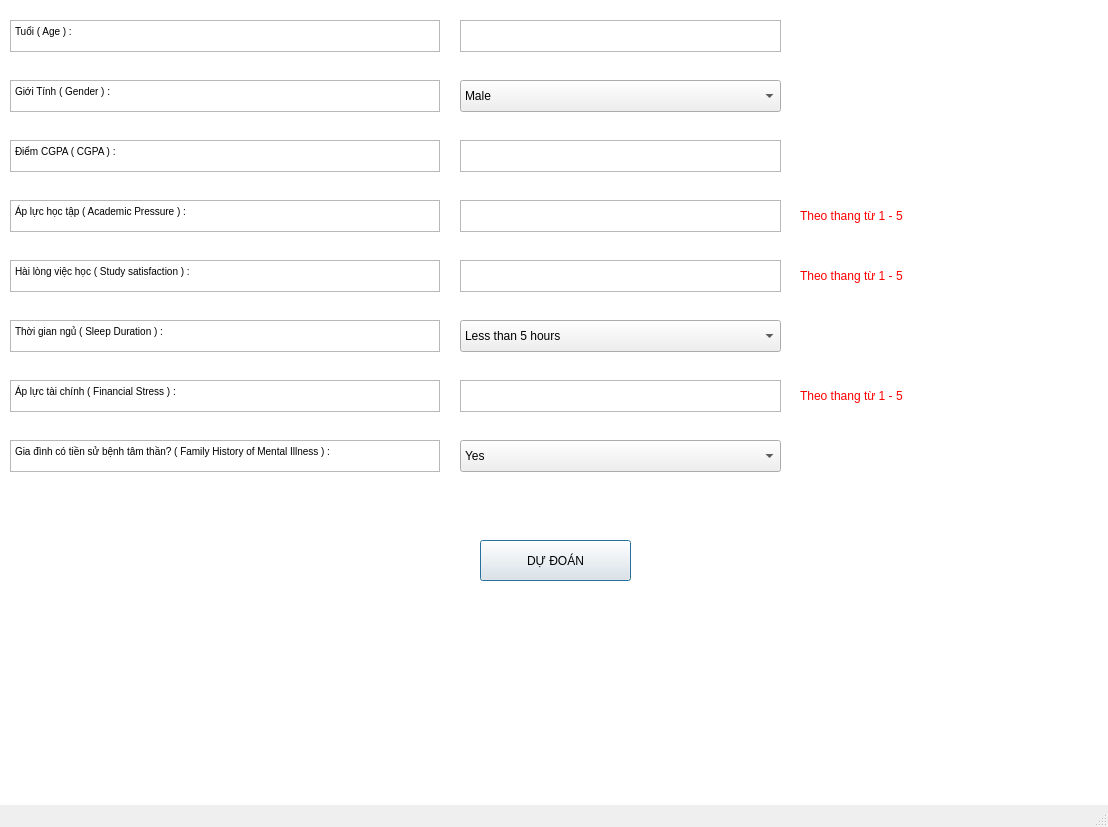
<?xml version="1.0" encoding="UTF-8"?>
<ui version="4.0">
 <class>MainWindow</class>
 <widget class="QMainWindow" name="MainWindow">
  <property name="geometry">
   <rect>
    <x>0</x>
    <y>0</y>
    <width>1108</width>
    <height>827</height>
   </rect>
  </property>
  <property name="windowTitle">
   <string> Depression Prediction</string>
  </property>
  <property name="autoFillBackground">
   <bool>false</bool>
  </property>
  <widget class="QWidget" name="centralwidget">
   <widget class="QTextEdit" name="textEdit">
    <property name="geometry">
     <rect>
      <x>460</x>
      <y>20</y>
      <width>321</width>
      <height>32</height>
     </rect>
    </property>
   </widget>
   <widget class="QTextEdit" name="textEdit_3">
    <property name="geometry">
     <rect>
      <x>460</x>
      <y>140</y>
      <width>321</width>
      <height>32</height>
     </rect>
    </property>
   </widget>
   <widget class="QTextEdit" name="textEdit_4">
    <property name="geometry">
     <rect>
      <x>460</x>
      <y>200</y>
      <width>321</width>
      <height>32</height>
     </rect>
    </property>
   </widget>
   <widget class="QTextEdit" name="textEdit_5">
    <property name="geometry">
     <rect>
      <x>460</x>
      <y>260</y>
      <width>321</width>
      <height>32</height>
     </rect>
    </property>
   </widget>
   <widget class="QTextBrowser" name="textBrowser">
    <property name="geometry">
     <rect>
      <x>10</x>
      <y>20</y>
      <width>430</width>
      <height>32</height>
     </rect>
    </property>
    <property name="html">
     <string>&lt;!DOCTYPE HTML PUBLIC &quot;-//W3C//DTD HTML 4.0//EN&quot; &quot;http://www.w3.org/TR/REC-html40/strict.dtd&quot;&gt;
&lt;html&gt;&lt;head&gt;&lt;meta name=&quot;qrichtext&quot; content=&quot;1&quot; /&gt;&lt;style type=&quot;text/css&quot;&gt;
p, li { white-space: pre-wrap; }
&lt;/style&gt;&lt;/head&gt;&lt;body style=&quot; font-family:'MS Shell Dlg 2'; font-size:7.8pt; font-weight:400; font-style:normal;&quot;&gt;
&lt;p style=&quot; margin-top:0px; margin-bottom:0px; margin-left:0px; margin-right:0px; -qt-block-indent:0; text-indent:0px;&quot;&gt;Tuổi ( Age ) :&lt;/p&gt;&lt;/body&gt;&lt;/html&gt;</string>
    </property>
   </widget>
   <widget class="QGraphicsView" name="graphicsView">
    <property name="geometry">
     <rect>
      <x>-30</x>
      <y>-40</y>
      <width>1151</width>
      <height>881</height>
     </rect>
    </property>
   </widget>
   <widget class="QTextBrowser" name="textBrowser_2">
    <property name="geometry">
     <rect>
      <x>10</x>
      <y>80</y>
      <width>430</width>
      <height>32</height>
     </rect>
    </property>
    <property name="html">
     <string>&lt;!DOCTYPE HTML PUBLIC &quot;-//W3C//DTD HTML 4.0//EN&quot; &quot;http://www.w3.org/TR/REC-html40/strict.dtd&quot;&gt;
&lt;html&gt;&lt;head&gt;&lt;meta name=&quot;qrichtext&quot; content=&quot;1&quot; /&gt;&lt;style type=&quot;text/css&quot;&gt;
p, li { white-space: pre-wrap; }
&lt;/style&gt;&lt;/head&gt;&lt;body style=&quot; font-family:'MS Shell Dlg 2'; font-size:7.8pt; font-weight:400; font-style:normal;&quot;&gt;
&lt;p style=&quot; margin-top:0px; margin-bottom:0px; margin-left:0px; margin-right:0px; -qt-block-indent:0; text-indent:0px;&quot;&gt;Giới Tính ( Gender ) :&lt;/p&gt;&lt;/body&gt;&lt;/html&gt;</string>
    </property>
   </widget>
   <widget class="QTextBrowser" name="textBrowser_3">
    <property name="geometry">
     <rect>
      <x>10</x>
      <y>140</y>
      <width>430</width>
      <height>32</height>
     </rect>
    </property>
    <property name="html">
     <string>&lt;!DOCTYPE HTML PUBLIC &quot;-//W3C//DTD HTML 4.0//EN&quot; &quot;http://www.w3.org/TR/REC-html40/strict.dtd&quot;&gt;
&lt;html&gt;&lt;head&gt;&lt;meta name=&quot;qrichtext&quot; content=&quot;1&quot; /&gt;&lt;style type=&quot;text/css&quot;&gt;
p, li { white-space: pre-wrap; }
&lt;/style&gt;&lt;/head&gt;&lt;body style=&quot; font-family:'MS Shell Dlg 2'; font-size:7.8pt; font-weight:400; font-style:normal;&quot;&gt;
&lt;p style=&quot; margin-top:0px; margin-bottom:0px; margin-left:0px; margin-right:0px; -qt-block-indent:0; text-indent:0px;&quot;&gt;Điểm CGPA ( CGPA ) :&lt;/p&gt;&lt;/body&gt;&lt;/html&gt;</string>
    </property>
   </widget>
   <widget class="QTextBrowser" name="textBrowser_4">
    <property name="geometry">
     <rect>
      <x>10</x>
      <y>200</y>
      <width>430</width>
      <height>32</height>
     </rect>
    </property>
    <property name="html">
     <string>&lt;!DOCTYPE HTML PUBLIC &quot;-//W3C//DTD HTML 4.0//EN&quot; &quot;http://www.w3.org/TR/REC-html40/strict.dtd&quot;&gt;
&lt;html&gt;&lt;head&gt;&lt;meta name=&quot;qrichtext&quot; content=&quot;1&quot; /&gt;&lt;style type=&quot;text/css&quot;&gt;
p, li { white-space: pre-wrap; }
&lt;/style&gt;&lt;/head&gt;&lt;body style=&quot; font-family:'MS Shell Dlg 2'; font-size:7.8pt; font-weight:400; font-style:normal;&quot;&gt;
&lt;p style=&quot; margin-top:0px; margin-bottom:0px; margin-left:0px; margin-right:0px; -qt-block-indent:0; text-indent:0px;&quot;&gt;Áp lực học tập ( Academic Pressure ) :&lt;/p&gt;&lt;/body&gt;&lt;/html&gt;</string>
    </property>
   </widget>
   <widget class="QTextBrowser" name="textBrowser_5">
    <property name="geometry">
     <rect>
      <x>10</x>
      <y>260</y>
      <width>430</width>
      <height>32</height>
     </rect>
    </property>
    <property name="html">
     <string>&lt;!DOCTYPE HTML PUBLIC &quot;-//W3C//DTD HTML 4.0//EN&quot; &quot;http://www.w3.org/TR/REC-html40/strict.dtd&quot;&gt;
&lt;html&gt;&lt;head&gt;&lt;meta name=&quot;qrichtext&quot; content=&quot;1&quot; /&gt;&lt;style type=&quot;text/css&quot;&gt;
p, li { white-space: pre-wrap; }
&lt;/style&gt;&lt;/head&gt;&lt;body style=&quot; font-family:'MS Shell Dlg 2'; font-size:7.8pt; font-weight:400; font-style:normal;&quot;&gt;
&lt;p style=&quot; margin-top:0px; margin-bottom:0px; margin-left:0px; margin-right:0px; -qt-block-indent:0; text-indent:0px;&quot;&gt;Hài lòng việc học ( Study satisfaction ) :&lt;/p&gt;&lt;/body&gt;&lt;/html&gt;</string>
    </property>
   </widget>
   <widget class="QTextEdit" name="textEdit_7">
    <property name="geometry">
     <rect>
      <x>460</x>
      <y>380</y>
      <width>321</width>
      <height>32</height>
     </rect>
    </property>
   </widget>
   <widget class="QTextBrowser" name="textBrowser_6">
    <property name="geometry">
     <rect>
      <x>10</x>
      <y>320</y>
      <width>430</width>
      <height>32</height>
     </rect>
    </property>
    <property name="html">
     <string>&lt;!DOCTYPE HTML PUBLIC &quot;-//W3C//DTD HTML 4.0//EN&quot; &quot;http://www.w3.org/TR/REC-html40/strict.dtd&quot;&gt;
&lt;html&gt;&lt;head&gt;&lt;meta name=&quot;qrichtext&quot; content=&quot;1&quot; /&gt;&lt;style type=&quot;text/css&quot;&gt;
p, li { white-space: pre-wrap; }
&lt;/style&gt;&lt;/head&gt;&lt;body style=&quot; font-family:'MS Shell Dlg 2'; font-size:7.8pt; font-weight:400; font-style:normal;&quot;&gt;
&lt;p style=&quot; margin-top:0px; margin-bottom:0px; margin-left:0px; margin-right:0px; -qt-block-indent:0; text-indent:0px;&quot;&gt;Thời gian ngủ ( Sleep Duration ) :&lt;/p&gt;&lt;/body&gt;&lt;/html&gt;</string>
    </property>
   </widget>
   <widget class="QTextBrowser" name="textBrowser_7">
    <property name="geometry">
     <rect>
      <x>10</x>
      <y>380</y>
      <width>430</width>
      <height>32</height>
     </rect>
    </property>
    <property name="html">
     <string>&lt;!DOCTYPE HTML PUBLIC &quot;-//W3C//DTD HTML 4.0//EN&quot; &quot;http://www.w3.org/TR/REC-html40/strict.dtd&quot;&gt;
&lt;html&gt;&lt;head&gt;&lt;meta name=&quot;qrichtext&quot; content=&quot;1&quot; /&gt;&lt;style type=&quot;text/css&quot;&gt;
p, li { white-space: pre-wrap; }
&lt;/style&gt;&lt;/head&gt;&lt;body style=&quot; font-family:'MS Shell Dlg 2'; font-size:7.8pt; font-weight:400; font-style:normal;&quot;&gt;
&lt;p style=&quot; margin-top:0px; margin-bottom:0px; margin-left:0px; margin-right:0px; -qt-block-indent:0; text-indent:0px;&quot;&gt;Áp lực tài chính ( Financial Stress ) :&lt;/p&gt;&lt;/body&gt;&lt;/html&gt;</string>
    </property>
   </widget>
   <widget class="QTextBrowser" name="textBrowser_8">
    <property name="geometry">
     <rect>
      <x>10</x>
      <y>440</y>
      <width>430</width>
      <height>32</height>
     </rect>
    </property>
    <property name="html">
     <string>&lt;!DOCTYPE HTML PUBLIC &quot;-//W3C//DTD HTML 4.0//EN&quot; &quot;http://www.w3.org/TR/REC-html40/strict.dtd&quot;&gt;
&lt;html&gt;&lt;head&gt;&lt;meta name=&quot;qrichtext&quot; content=&quot;1&quot; /&gt;&lt;style type=&quot;text/css&quot;&gt;
p, li { white-space: pre-wrap; }
&lt;/style&gt;&lt;/head&gt;&lt;body style=&quot; font-family:'MS Shell Dlg 2'; font-size:7.8pt; font-weight:400; font-style:normal;&quot;&gt;
&lt;p style=&quot; margin-top:0px; margin-bottom:0px; margin-left:0px; margin-right:0px; -qt-block-indent:0; text-indent:0px;&quot;&gt;Gia đình có tiền sử bệnh tâm thần? ( Family History of Mental Illness ) :&lt;/p&gt;&lt;/body&gt;&lt;/html&gt;</string>
    </property>
   </widget>
   <widget class="QPushButton" name="pushButton">
    <property name="geometry">
     <rect>
      <x>480</x>
      <y>540</y>
      <width>151</width>
      <height>41</height>
     </rect>
    </property>
    <property name="autoFillBackground">
     <bool>false</bool>
    </property>
    <property name="text">
     <string>DỰ ĐOÁN</string>
    </property>
    <property name="checkable">
     <bool>false</bool>
    </property>
    <property name="default">
     <bool>true</bool>
    </property>
   </widget>
   <widget class="QLabel" name="label_2">
    <property name="geometry">
     <rect>
      <x>800</x>
      <y>200</y>
      <width>271</width>
      <height>32</height>
     </rect>
    </property>
    <property name="font">
     <font>
      <italic>false</italic>
      <strikeout>false</strikeout>
     </font>
    </property>
    <property name="styleSheet">
     <string notr="true">color: red;</string>
    </property>
    <property name="text">
     <string>Theo thang từ 1 - 5</string>
    </property>
   </widget>
   <widget class="QLabel" name="label_3">
    <property name="geometry">
     <rect>
      <x>800</x>
      <y>260</y>
      <width>271</width>
      <height>32</height>
     </rect>
    </property>
    <property name="font">
     <font>
      <italic>false</italic>
      <strikeout>false</strikeout>
     </font>
    </property>
    <property name="styleSheet">
     <string notr="true">color: red;</string>
    </property>
    <property name="text">
     <string>Theo thang từ 1 - 5</string>
    </property>
   </widget>
   <widget class="QLabel" name="label_6">
    <property name="geometry">
     <rect>
      <x>800</x>
      <y>380</y>
      <width>271</width>
      <height>32</height>
     </rect>
    </property>
    <property name="font">
     <font>
      <italic>false</italic>
      <strikeout>false</strikeout>
     </font>
    </property>
    <property name="styleSheet">
     <string notr="true">color: red;</string>
    </property>
    <property name="text">
     <string>Theo thang từ 1 - 5</string>
    </property>
   </widget>
   <widget class="QLabel" name="label_8">
    <property name="geometry">
     <rect>
      <x>-10</x>
      <y>610</y>
      <width>1121</width>
      <height>211</height>
     </rect>
    </property>
    <property name="font">
     <font>
      <pointsize>14</pointsize>
      <italic>false</italic>
      <strikeout>false</strikeout>
     </font>
    </property>
    <property name="styleSheet">
     <string notr="true">color: red;</string>
    </property>
    <property name="text">
     <string/>
    </property>
    <property name="alignment">
     <set>Qt::AlignCenter</set>
    </property>
   </widget>
   <widget class="QComboBox" name="comboBox">
    <property name="geometry">
     <rect>
      <x>460</x>
      <y>320</y>
      <width>321</width>
      <height>32</height>
     </rect>
    </property>
    <item>
     <property name="text">
      <string>Less than 5 hours</string>
     </property>
    </item>
    <item>
     <property name="text">
      <string>5-6 hours</string>
     </property>
    </item>
    <item>
     <property name="text">
      <string>6-7 hours</string>
     </property>
    </item>
    <item>
     <property name="text">
      <string>More than 8 hours</string>
     </property>
    </item>
   </widget>
   <widget class="QComboBox" name="comboBox_2">
    <property name="geometry">
     <rect>
      <x>460</x>
      <y>80</y>
      <width>321</width>
      <height>32</height>
     </rect>
    </property>
    <item>
     <property name="text">
      <string>Male</string>
     </property>
    </item>
    <item>
     <property name="text">
      <string>Female</string>
     </property>
    </item>
   </widget>
   <widget class="QComboBox" name="comboBox_3">
    <property name="geometry">
     <rect>
      <x>460</x>
      <y>440</y>
      <width>321</width>
      <height>32</height>
     </rect>
    </property>
    <item>
     <property name="text">
      <string>Yes</string>
     </property>
    </item>
    <item>
     <property name="text">
      <string>No</string>
     </property>
    </item>
   </widget>
   <zorder>graphicsView</zorder>
   <zorder>textEdit</zorder>
   <zorder>textEdit_3</zorder>
   <zorder>textEdit_4</zorder>
   <zorder>textEdit_5</zorder>
   <zorder>textBrowser</zorder>
   <zorder>textBrowser_2</zorder>
   <zorder>textBrowser_3</zorder>
   <zorder>textBrowser_4</zorder>
   <zorder>textBrowser_5</zorder>
   <zorder>textEdit_7</zorder>
   <zorder>textBrowser_6</zorder>
   <zorder>textBrowser_7</zorder>
   <zorder>textBrowser_8</zorder>
   <zorder>pushButton</zorder>
   <zorder>label_2</zorder>
   <zorder>label_3</zorder>
   <zorder>label_6</zorder>
   <zorder>label_8</zorder>
   <zorder>comboBox</zorder>
   <zorder>comboBox_2</zorder>
   <zorder>comboBox_3</zorder>
  </widget>
  <widget class="QStatusBar" name="statusbar"/>
 </widget>
 <tabstops>
  <tabstop>textEdit</tabstop>
  <tabstop>textEdit_3</tabstop>
  <tabstop>textEdit_4</tabstop>
  <tabstop>textEdit_5</tabstop>
  <tabstop>textEdit_7</tabstop>
  <tabstop>pushButton</tabstop>
  <tabstop>textBrowser_2</tabstop>
  <tabstop>textBrowser_3</tabstop>
  <tabstop>textBrowser_4</tabstop>
  <tabstop>textBrowser_5</tabstop>
  <tabstop>textBrowser</tabstop>
  <tabstop>textBrowser_6</tabstop>
  <tabstop>textBrowser_7</tabstop>
  <tabstop>textBrowser_8</tabstop>
  <tabstop>graphicsView</tabstop>
  <tabstop>comboBox</tabstop>
  <tabstop>comboBox_2</tabstop>
  <tabstop>comboBox_3</tabstop>
 </tabstops>
 <resources/>
 <connections/>
</ui>
